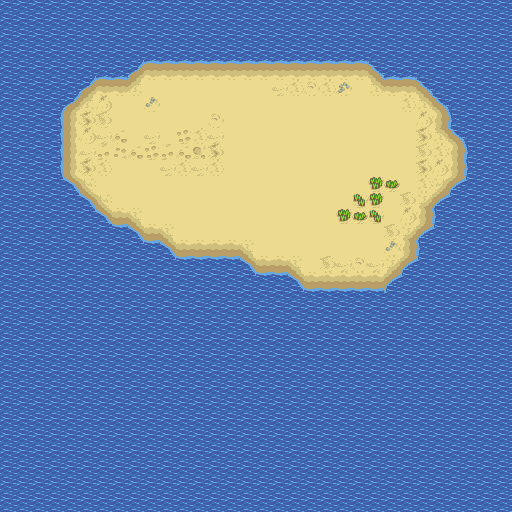

Tiled map render using the project's own tile images. Description and the map definition, with tile-layer contents summarised, below:
An orthogonal 32x32 tile map with 16x16 px tiles, 2 tile layers (water, ground), 2 tilesets and 40 objects (3x terraininfo, info_object, player, npc).

<map version="1.2" tiledversion="1.2.0" orientation="orthogonal" renderorder="left-up" width="32" height="32" tilewidth="16" tileheight="16" infinite="0" nextlayerid="10" nextobjectid="108">
 <properties>
  <property name="environment" value="beach" />
  <property name="terraintype" value="sand" />
  <property name="theme" value="none" />
 </properties>
 <tileset firstgid="1" source="../tilesets/beach/beach_tileset.tsx" />
 <tileset firstgid="937" source="../tilesets/beach/beach_objects.tsx" />
 <layer id="1" name="water" width="32" height="32">
  <data>[1024 cells, 0 non-empty, 0 distinct tile ids]</data>
 </layer>
 <layer id="2" name="ground" width="32" height="32">
  <data>[1024 cells, 1024 non-empty, 40 distinct tile ids]</data>
 </layer>
 <objectgroup id="7" name="tileinfo">
  <object id="41" name="grass" type="terraininfo" x="336" y="208" width="48" height="16">
   <properties>
    <property name="terrain" value="grass" />
   </properties>
  </object>
  <object id="42" name="grass" type="terraininfo" x="352" y="192" width="32" height="16">
   <properties>
    <property name="terrain" value="grass" />
   </properties>
  </object>
  <object id="43" name="grass" type="terraininfo" x="368" y="176" width="32" height="16">
   <properties>
    <property name="terrain" value="grass" />
   </properties>
  </object>
 </objectgroup>
 <objectgroup id="6" name="passive_map_objects">
  <object id="95" gid="942" x="260" y="120" width="70" height="81" />
  <object id="97" gid="941" x="164" y="208" width="44" height="54" />
  <object id="102" gid="949" x="116" y="126" width="42" height="32" />
  <object id="103" gid="950" x="272" y="199" width="16" height="32" />
  <object id="104" gid="951" x="288" y="213" width="15" height="22" />
  <object id="105" gid="940" x="304" y="112" width="46" height="58" />
 </objectgroup>
 <objectgroup id="9" name="active_map_objects">
  <object id="106" name="rock" type="info_object" gid="440" x="240" y="160" width="16" height="16">
   <properties>
    <property name="infotext" value="This is a rock." />
   </properties>
  </object>
 </objectgroup>
 <objectgroup id="3" name="blocked">
  <object id="1" x="128" y="48" width="256" height="16" />
  <object id="2" x="80" y="64" width="64" height="16" />
  <object id="3" x="64" y="80" width="32" height="16" />
  <object id="4" x="48" y="96" width="32" height="16" />
  <object id="5" x="368" y="64" width="80" height="16" />
  <object id="6" x="288" y="288" width="112" height="16" />
  <object id="7" x="240" y="272" width="64" height="16" />
  <object id="8" x="384" y="272" width="48" height="16" />
  <object id="9" x="160" y="256" width="96" height="16" />
  <object id="10" x="128" y="240" width="48" height="16" />
  <object id="11" x="96" y="224" width="48" height="16" />
  <object id="12" x="48" y="112" width="16" height="64" />
  <object id="13" x="64" y="192" width="32" height="16" />
  <object id="14" x="80" y="208" width="32" height="16" />
  <object id="15" x="416" y="224" width="16" height="48" />
  <object id="16" x="432" y="192" width="16" height="48" />
  <object id="17" x="448" y="176" width="16" height="32" />
  <object id="18" x="464" y="128" width="16" height="64" />
  <object id="19" x="448" y="96" width="16" height="48" />
  <object id="20" x="432" y="80" width="16" height="32" />
  <object id="37" x="116" y="112" width="42" height="14" />
  <object id="38" x="272" y="184" width="16" height="15" />
  <object id="39" x="288" y="207" width="15" height="6" />
  <object id="44" x="48" y="176" width="32" height="16" />
  <object id="64" x="289" y="106" width="15" height="14" />
  <object id="86" x="176" y="195" width="11" height="13" />
  <object id="87" x="321" y="102" width="10" height="10" />
  <object id="107" x="244" y="149" width="10" height="6" />
 </objectgroup>
 <objectgroup id="4" name="positions">
  <object id="21" name="player_start" type="player" x="184" y="137">
   <properties>
    <property name="direction" value="up" />
    <property name="state" value="stand" />
    <property name="texture_atlas" value="bald" />
   </properties>
   <point />
  </object>
  <object id="23" name="bald_start" type="npc" x="368" y="128">
   <properties>
    <property name="direction" value="down" />
    <property name="state" value="stand" />
    <property name="texture_atlas" value="reaper" />
   </properties>
   <point />
  </object>
 </objectgroup>
</map>
